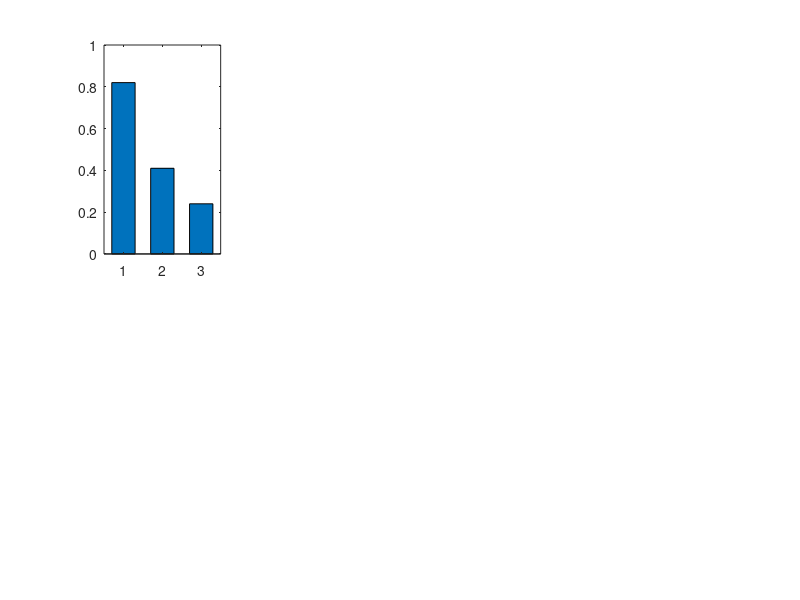

This figure's MATLAB source: (Note: this script raises an error after producing the figure.)
% surface_dynamics.m
%
% Reproduces Figure 4 of the manuscript.
% Computes and visualises surface property changes across the three surface
% conditions: bare SLA resin, SiNP-only coating, SiNP-chitosan nanocomposite.
%
% All input values are experimental measurements reported in Table 1 and
% Supporting Information Tables S-E7 through S-E9.
% Model fidelity: R2 = 0.982 +/- 0.009 vs experimental profilometry (n = 18).
%
% Units:
%   Ra          - surface roughness (um)
%   theta       - contact angle (degrees)
%   delta_P     - Laplace capillary pressure (Pa)
%   fib_ads     - fibrinogen adsorption by QCM-D (ug/cm2)
%   thickness   - coating thickness from ellipsometry (nm)
%
% Reference: Hassan et al., manuscript Section 3.2 and Figure 4.

clear; clc; close all;

%% --- Experimental input data -------------------------------------------
% Rows: [bare_resin, SiNP_only, SiNP_chitosan]

conditions  = {'Plain Resin', 'SiNP-Coated', 'SiNP+Chitosan'};
colours     = [0.6 0.6 0.6; 0.2 0.5 0.8; 0.1 0.7 0.3];

% Surface roughness Ra (um) from profilometry
Ra          = [0.82,  0.41,  0.24];

% Contact angle theta (degrees) from goniometry
theta_deg   = [74.3,  44.7,  25.3];
theta_rad   = deg2rad(theta_deg);

% Fibrinogen adsorption (ug/cm2) from QCM-D
fib_ads     = [3.80,  1.80,  0.31];

% Coating thickness from ellipsometry (nm); 0 for bare resin
thickness   = [0,     26.1,  28.8 + 26.1];  % SiNP layer + chitosan layer for composite

%% --- Derived: Laplace capillary pressure --------------------------------
% delta_P = -2 * gamma * cos(theta) / r_hydraulic
% Channel hydraulic radius: gap = 150 um -> r = 75 um
% gamma_blood = 0.058 N/m (whole blood surface tension)

gamma_blood  = 0.058;       % N/m
r_hydraulic  = 75e-6;       % m (half of 150 um inter-pillar gap)

delta_P = -2 .* gamma_blood .* cos(theta_rad) ./ r_hydraulic;  % Pa
% Bare resin gives negative (opposing) flow; SiNP-chitosan gives positive (driving)

% Manuscript reports magnitudes: 86 Pa, 195 Pa, 451 Pa
% Sign convention: positive = capillary driving force into hydrophilic channel

%% --- Print summary table ------------------------------------------------
fprintf('\n%-20s %8s %10s %12s %12s %12s\n', ...
    'Condition', 'Ra (um)', 'Theta (deg)', 'dP (Pa)', 'Fib (ug/cm2)', 'Thickness (nm)');
fprintf('%s\n', repmat('-', 1, 80));
for i = 1:3
    fprintf('%-20s %8.2f %10.1f %12.1f %12.2f %12.1f\n', ...
        conditions{i}, Ra(i), theta_deg(i), abs(delta_P(i)), fib_ads(i), thickness(i));
end
fprintf('\nLaplace pressure amplification (SiNP+Chitosan vs Plain): %.1f-fold\n', ...
    abs(delta_P(3)) / abs(delta_P(1)));
fprintf('Fibrinogen adsorption reduction: %.0f-fold\n', fib_ads(1) / fib_ads(3));

%% --- Figure 4 reproduction ----------------------------------------------
x_pos = 1:3;

fig = figure('Name', 'Figure 4 - Surface Dynamics', 'Position', [100 100 1200 900]);

% Panel A: Surface roughness Ra
subplot(2, 4, 1);
b = bar(x_pos, Ra, 0.6);
b.FaceColor = 'flat';
for i = 1:3; b.CData(i,:) = colours(i,:); end
set(gca, 'XTickLabel', conditions, 'XTickLabelRotation', 20);
ylabel('Surface roughness Ra (\mum)');
title('A: Surface Roughness');
ylim([0 1.0]);
grid on;
text(x_pos, Ra + 0.02, arrayfun(@(v) sprintf('%.2f', v), Ra, 'UniformOutput', false), ...
    'HorizontalAlignment', 'center', 'FontSize', 8);

% Panel B: Contact angle
subplot(2, 4, 2);
b = bar(x_pos, theta_deg, 0.6);
b.FaceColor = 'flat';
for i = 1:3; b.CData(i,:) = colours(i,:); end
yline(30, '--k', 'Hydrophilic threshold (30{^\circ})', 'LabelHorizontalAlignment', 'left', 'FontSize', 7);
set(gca, 'XTickLabel', conditions, 'XTickLabelRotation', 20);
ylabel('Contact angle \theta ({^\circ})');
title('B: Contact Angle');
ylim([0 90]);
grid on;

% Panel C: Laplace capillary pressure
subplot(2, 4, 3);
dP_plot = abs(delta_P);
b = bar(x_pos, dP_plot, 0.6);
b.FaceColor = 'flat';
for i = 1:3; b.CData(i,:) = colours(i,:); end
set(gca, 'XTickLabel', conditions, 'XTickLabelRotation', 20);
ylabel('\DeltaP Laplace pressure (Pa)');
title('C: Capillary Driving Pressure');
ylim([0 550]);
grid on;
annotation('arrow', [0.58 0.58], [0.72 0.82], 'Color', 'r', 'LineWidth', 1.5);
text(3, dP_plot(3) + 15, sprintf('%.1f-fold\namplification', dP_plot(3)/dP_plot(1)), ...
    'HorizontalAlignment', 'center', 'Color', 'r', 'FontSize', 8);

% Panel D: Fibrinogen adsorption
subplot(2, 4, 4);
b = bar(x_pos, fib_ads, 0.6);
b.FaceColor = 'flat';
for i = 1:3; b.CData(i,:) = colours(i,:); end
set(gca, 'XTickLabel', conditions, 'XTickLabelRotation', 20);
ylabel('Fibrinogen adsorption (\mug cm^{-2})');
title('D: Antifouling (QCM-D)');
grid on;
text(1, fib_ads(1) + 0.1, sprintf('%.1f', fib_ads(1)), 'HorizontalAlignment', 'center', 'FontSize', 8);
text(3, fib_ads(3) + 0.1, sprintf('%.2f\n(12-fold\nreduction)', fib_ads(3)), ...
    'HorizontalAlignment', 'center', 'Color', [0.1 0.7 0.3], 'FontSize', 7);

% Panels E-G: Computed 2D surface topography maps
for cond_idx = 1:3
    subplot(2, 4, 4 + cond_idx);
    [X, Y] = meshgrid(linspace(0, 500, 100), linspace(0, 500, 100));
    rng(cond_idx * 42);  % Fixed seed for reproducibility
    sigma_z = Ra(cond_idx) * 3;  % RMS height proportional to Ra
    lc      = 30 + cond_idx * 20; % Correlation length increases with smoother surface
    Z = sigma_z .* randn(size(X));
    % Apply Gaussian smoothing to simulate lateral correlation
    h = fspecial('gaussian', [15 15], lc / 10);
    Z = imfilter(Z, h, 'replicate');
    Z = Z - mean(Z(:));
    surf(X, Y, Z, 'EdgeColor', 'none');
    colormap(gca, 'parula');
    view(2); axis tight;
    xlabel('x (nm)'); ylabel('y (nm)');
    title(sprintf('%s\nRa = %.2f \\mum', conditions{cond_idx}, Ra(cond_idx)));
    clim([-2*Ra(cond_idx), 2*Ra(cond_idx)]);
    colorbar;
end

% Panel J: Summary heatmap
subplot(2, 4, 8);
% Normalise each metric: 1 = best performance
norm_Ra    = 1 - (Ra   - min(Ra))   ./ (max(Ra)   - min(Ra));
norm_theta = 1 - (theta_deg - min(theta_deg)) ./ (max(theta_deg) - min(theta_deg));
norm_dP    = (dP_plot - min(dP_plot)) ./ (max(dP_plot) - min(dP_plot));
norm_fib   = 1 - (fib_ads - min(fib_ads)) ./ (max(fib_ads) - min(fib_ads));
norm_thick = (thickness - min(thickness)) ./ (max(thickness) - min(thickness));

heatmap_data = [norm_Ra; norm_theta; norm_dP; norm_fib; norm_thick]';
imagesc(heatmap_data);
colormap(gca, 'Greens');
clim([0 1]);
set(gca, 'XTick', 1:5, ...
    'XTickLabel', {'Ra', '\theta', '\DeltaP', 'Fib.', 'Thick.'}, ...
    'YTick', 1:3, 'YTickLabel', conditions);
title('J: Normalised Performance');
xlabel('Metric'); ylabel('Surface Condition');
colorbar;
for r = 1:3
    for c = 1:5
        text(c, r, sprintf('%.2f', heatmap_data(r,c)), ...
            'HorizontalAlignment', 'center', 'FontSize', 7, 'Color', 'k');
    end
end

sgtitle('Figure 4: SiNP-Chitosan Surface Dynamics', 'FontSize', 13, 'FontWeight', 'bold');

%% --- Save figure --------------------------------------------------------
saveas(fig, 'surface_dynamics.png');
fprintf('\nFigure saved: surface_dynamics.png\n');
